Frame 1 (no input): blank canvas, image omitted
Frame 60 (the mouse pressed at the canvas centre just before this capture): blank canvas, image omitted
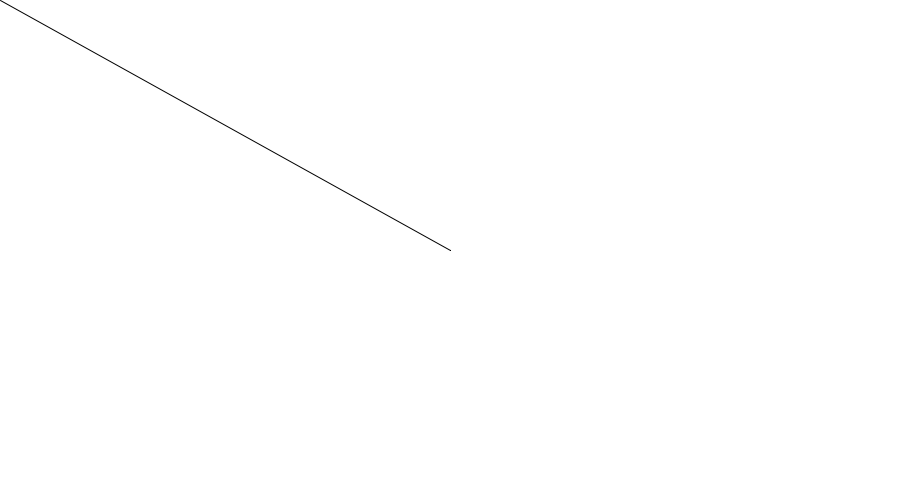
Frame 120 (the mouse held since frame 60 and released just before this capture)

The Processing sketch whose frames 1 and 60 were blank and that drew this single picture after the mouse press (run headless with seeded random() and noise(); from frame 60 on, the mouse is pressed at the canvas centre):

// Processing sketch: processing_8656
// ── processing_8656.pde

/*drawing software prototype 4

press and hold left mouse button to draw, 
middle to refresh and the hold right to draw with diffrent line thickness
use arrow keys to change and mod colors.
shift for varying thickness.

march 2010
meto
*/

float a;
float b; 
float c;


void setup() {
  size(900,500);
  background(255);
  frameRate(250);
             }

void draw() {
  if (mousePressed){
  line(mouseX,mouseY,pmouseX,pmouseY);
            }
else {
  }
}

void mousePressed () {
  
  // am trying to include page refresh function
 
  if (mouseButton == CENTER) {  
  background(a);
  a=random(210,255);
  }
  else {
  }

  //now trying to change stroke quality 

  if (mouseButton == RIGHT) {
    strokeWeight(b);
    b=random(1,9);
  }
  else {
    strokeWeight(1);
  }
}  

// now trying to incorporate key and color

void keyPressed () {
  if (keyCode == UP){
  stroke(225,0,0);
  }
  else if (keyCode == RIGHT) {
    stroke(0,225,0);
  }
                                     /* multi colored lines with the arrow keys */
  else if (keyCode == LEFT) {
    stroke(0,0,225);
  }                                    
  else if (keyCode == DOWN){
    stroke(0);
  }


// now trying variations


  if (keyCode == SHIFT) {       // code taken from originals line varying thickness
 
  c = abs(pmouseX-mouseX); 
  if (c >10)  {                

    strokeWeight(50);              
    
  }                                     /* press and hold shift while moving mouse*/ 
  else 
  {
 
    strokeWeight (c);       
  }
  line(pmouseX,pmouseY,mouseX,mouseY);
  }

}
